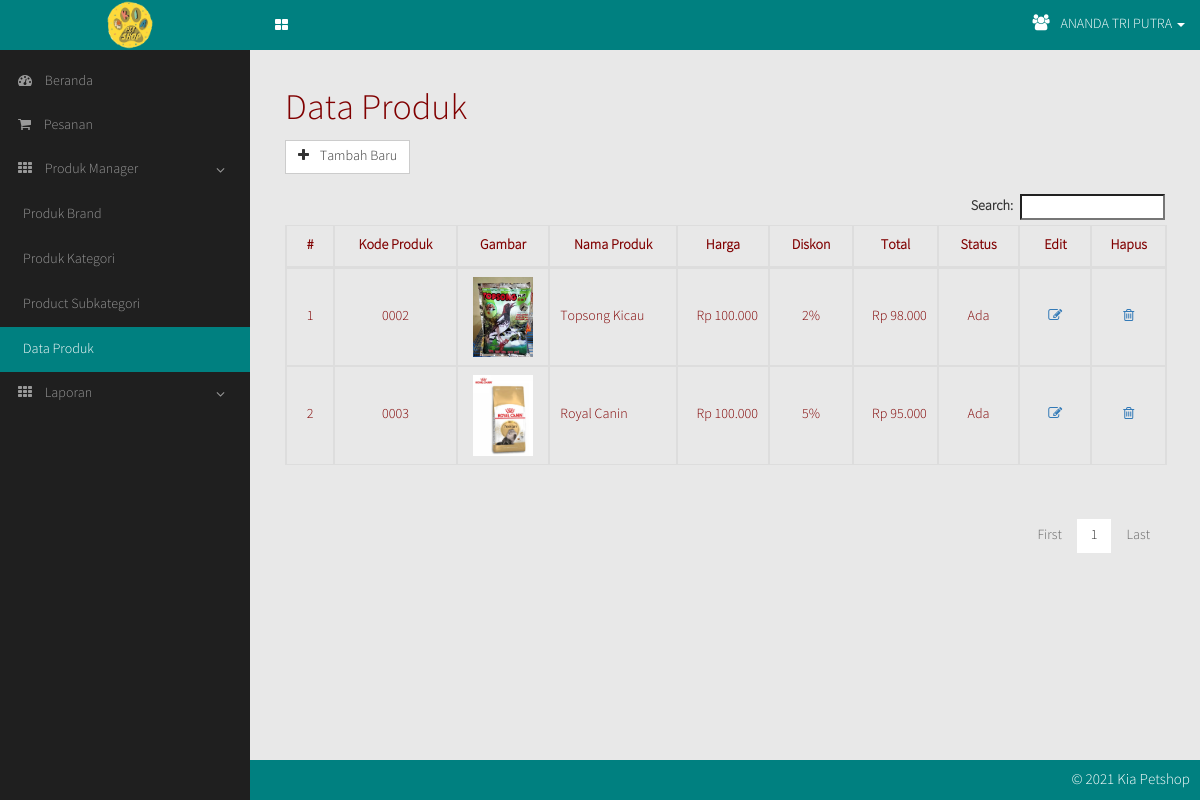
Page /miiadmin/product.php (signed in) on the committed database.
### tables this page shows
CREATE TABLE `users` (
  `user_id` int(11) NOT NULL,
  `fullname` varchar(50) NOT NULL,
  `user` varchar(30) NOT NULL,
  `pass` varchar(50) NOT NULL
);

CREATE TABLE `items` (
  `item_id` varchar(11) NOT NULL,
  `item_name` varchar(100) NOT NULL,
  `cat_id` int(11) NOT NULL,
  `scat_id` int(11) NOT NULL,
  `brd_id` int(11) NOT NULL,
  `bgimg` varchar(50) NOT NULL,
  `image` varchar(100) NOT NULL,
  `detail` text NOT NULL,
  `price` varchar(11) NOT NULL,
  `discount` varchar(11) NOT NULL,
  `stock` int(11) NOT NULL,
  `available` varchar(10) NOT NULL,
  `creation_date` date NOT NULL
);

### miiadmin/product.php (the view, shortened to what this page needs)
<?php
require_once("connect.php");
if(isset($_COOKIE['user_id']) && $_COOKIE['user_id'] != ''){
	$id = $_COOKIE['user_id'];
}else if(isset($_SESSION['user_id']) && $_SESSION['user_id'] != ''){
	$id = $_SESSION['user_id'];
}else{
	header('location: index.php');
	exit();
}
?>
<!DOCTYPE html>
<html lang="en">
<head>
	<link rel="stylesheet" type="text/css" href="css/bootstrap.min.css" />
	<link rel="stylesheet" type="text/css" href="css/font-awesome.min.css" />
	<link rel="stylesheet" type="text/css" href="css/miiadmin.css" />
	<link rel="stylesheet" type="text/css" href="css/jquery.dataTables.css" />
</head>
<body>
	<?php
	$queryname = mysqli_query($conn, "SELECT * FROM users WHERE user_id = '".$id."'");
	$name = mysqli_fetch_array($queryname);
	?>
	<nav class="navbar navbar-inverse navbar-fixed-top" role="navigation">
		<div class="container-fluid">
			<div class="navbar-header">
				<a href="#main-toggle" id="menu-toggle" class="sidebar-toggle">
				</a>
				<a href="#" class="navbar-brand"><img src="../logo/kia.png" /></a>
			</div>
			<ul class="nav navbar-nav navbar-right">
				<li class="dropdown user-menu">
					<a class="dropdown-toggle" data-toggle="dropdown">
						<i class="fa fa-users"></i> <?php echo $name['fullname']; ?> <span class="caret"></span>
					</a>
				</li>
			</ul>
		</div>
	</nav>
	<div id="wrapper">
		<aside id="sidebar-wrapper">
			<ul class="sidebar-nav">
				<li><a href="miadmin.php"><i class="fa fa-dashboard"></i> Beranda</a></li>
				<li><a href="order_confirmation.php"><i class="fa fa-shopping-cart"></i> Pesanan</a></li>
				<li class="sidebar-child"><a href="#"><i class="fa fa-th"></i> Produk Manager <i class="sidebar-fa fa fa-angle-down pull-right"></i></a>
					<ul class="sidebar-second-child" style="display:block;">
						<li><a href="brands.php">Produk Brand</a></li>
						<li><a href="categories.php">Produk Kategori</a></li>
						<li><a href="subcategories.php">Product Subkategori</a></li>
						<li class="active"><a href="product.php">Data Produk</a></li>
					</ul>
				</li>
				<li class="sidebar-child"><a href="#"><i class="fa fa-th"></i> Laporan <i class="sidebar-fa fa fa-angle-down pull-right"></i></a>
				</li>
			</ul>
		</aside>
		<?php
		include "library.php";
		$act = @$_GET['act'];
		switch($act){
			default:
		?>
		<div id="page-content-wrapper">
			<div class="container-fluid">
				<div class="row">
					<div class="col-lg-12">
						<h1>Data Produk</h1>
						<a href="?act=add" class="btn btn-default"><i class="fa fa-plus"></i> Tambah Baru</a>
						<div class="table-responsive" style="margin-top:10px;">
							<table id="data" class="table table-bordered results" style="margin-bottom: 5%;">
								<thead>
									<tr>
										<th width="10">#</th>
										<th>Kode Produk</th>
										<th>Gambar</th>
										<th>Nama Produk</th>
										<th>Harga</th>
										<th>Diskon</th>
										<th>Total</th>
										<th>Status</th>
										<th>Edit</th>
										<th>Hapus</th>
									</tr>
								</thead>
								<tbody>
		<?php
			$sql = "SELECT * FROM items INNER JOIN categories ON categories.cat_id = items.cat_id";
			$query = mysqli_query($conn, $sql);
			$no = 0;
			while($row = mysqli_fetch_assoc($query)){
		?>
									<tr>
										<td width="10" align="center"><?php echo ++$no; ?></td>
										<td align="center"><?php echo $row['item_id']; ?></td>
										<td align="center"><img src="img/<?php echo $row['bgimg']; ?>" class="img-small"/></td>
										<td><?php echo $row['item_name']; ?></td>
										<td align="right"><?php echo 'Rp '.number_format($row['price'],0,".","."); ?></td>
										<td align="center"><?php echo $row['discount']; ?>%</td>
										<?php $totalDisc = $row['price']-($row['price']*$row['discount']/100); ?>
										<td align="right"><?php echo 'Rp '.number_format($totalDisc,0,".","."); ?></td>
										<td align="center"><?php echo $row['available']; ?></td>
										<td width="50" align="center">
											<a href="?act=edit&id=<?php echo $row['item_id']; ?>" class="mybtn"><i class="fa fa-pencil-square-o"></i></a>
										</td>
										<td width="50" align="center">
											<a href="<?php echo $row['item_id']; ?>" data-target="#confirm-delete_<?php echo $row['item_id']; ?>" data-toggle="modal" class="mybtn btn-show"><i class="fa fa-trash-o"></i></a>
										</td>
									</tr>
		<?php } ?>
								</tbody>
							</table>
						</div>
					</div>
				</div>
			</div>
		</div>
		<?php
			break;
		?>
		<?php
		}
		?>
	</div>
	<footer class="footer-bottom">
		<div class="footer-right">
		&copy; <?php echo date ("Y")?> Kia Petshop
		</div>
		<div class="clearfix"></div>
	</footer>
</body>
</html>

### miiadmin/css/miiadmin.css (style rules this page uses)
* { margin: 0; }
html { height: 100%; }
body { font-family: 'Source Sans Pro Light', sans-serif; font-weight: normal; padding: 0; color: #800000; background-color: #E8E8E8; }
h1, h2, h3, h4, h5, h6, p { font-family: 'Source Sans Pro Light', sans-serif; }
.btn-default { margin-top: 0; border-radius: 0; }
.btn-default .fa { position: relative; margin-right: 8px; }
.img-small { width: 60px; display: block; }
.user-menu { display: inline-block; float: right; margin-top: 16px; margin-right: 10px; list-style: none; padding: 0; }
.user-menu .fa { font-size: 16px; margin-right: 8px; }
.navbar-inverse { background: #008080; border:0; }
.footer-bottom { position: fixed; left: 0; right: 0; bottom: 0; background: #008080; height: 40px; }
.footer-right { float: right; padding: 10px 10px; font-size: 15px; color: #FFF; }
.navbar-brand img { display: block; width: 50px; margin: 0 auto; margin-top: -15px; }
.navbar-nav > li { position: relative; display: inline-block; margin: 0; padding: 0; height: 50px; }
.navbar-inverse .navbar-nav > li > a { color: #FFF; position: relative; display: block; padding-top: 14px; padding-bottom: 14px; text-transform: uppercase; }
@media (min-width: 768px) { .navbar { border-radius: 0; margin-bottom: 0; } }
@media (min-width: 768px) { .navbar-inverse .navbar-brand { width: 260px; } }
@media (min-width: 768px) { .navbar > .container .navbar-brand, .navbar > .container-fluid .navbar-brand { text-align: center; } }
.sidebar-toggle { float: right; background-image: none; background-color: transparent; padding: 15px; font-family: fontAwesome; color: #FFF; }
.sidebar-toggle:before { content: "\f009"; }
#wrapper { padding-left: 0; -webkit-transition: all 0.5s ease; -moz-transition: all 0.5s ease; -o-transition: all 0.5s ease; transition: all 0.5s ease; }
#sidebar-wrapper { z-index: 1000; position: fixed; overflow-y: auto; left: 250px; width: 0; height: 100%; margin-left: -250px; background: #1F1F1F; -webkit-transition: all 0.5s ease; -moz-transition: all 0.5s ease; -o-transition: all 0.5s ease; transition: all 0.5s ease; }
#page-content-wrapper { width: 100%; position: absolute; margin-top: 50px; }
.sidebar-nav { margin-top: 10px; width: 250px; padding: 0; list-style: none; }
.sidebar-nav > li { display: block; position: relative; }
.sidebar-nav > li > a { display: block; text-decoration: none; color: #999; border-left: 3px solid transparent; padding: 12px 15px 12px; }
.sidebar-nav > li > a > i.fa { margin-right: 10px; }
.sidebar-second-child { list-style: none; padding: 0; margin: 0; display: none; }
ul.sidebar-second-child li:hover, ul.sidebar-second-child li.active { background: rgba(255, 255, 255, 0.1); }
.sidebar-nav ul.sidebar-second-child > li > a { color: #999; display: block; padding: 13px 12px 12px 20px; border-left: 3px solid transparent; }
.sidebar-nav li > a > .pull-right { float: right; text-align: center; margin-top: 3px; min-width: inherit; }
.sidebar-child .sidebar-second-child > li.active > a { background-color: #008080; color: #FFF; }
@media (min-width: 768px) { #wrapper { padding-left: 250px; } }
@media (min-width: 768px) { #sidebar-wrapper { width: 250px; } }
@media (min-width: 768px) { #page-content-wrapper { padding: 20px; position: relative; } }
table.dataTable tbody tr { background-color: none; }
.table > thead > tr > th { text-align: center; vertical-align: middle; }
.table > tbody > tr > td { vertical-align: middle; }
table.results { margin-top: 10px; }
.table-responsive { overflow-x: inherit; }

### rows in the picture
users: fullname "ANANDA TRI PUTRA"
items: item_id "0002", bgimg (picture), item_name "Topsong Kicau", price "100.000", discount "2", totalDisc "98.000", available "Ada"
items: item_id "0003", bgimg (picture), item_name "Royal Canin", price "100.000", discount "5", totalDisc "95.000", available "Ada"

### other values in the picture
date ("Y") "2021"
